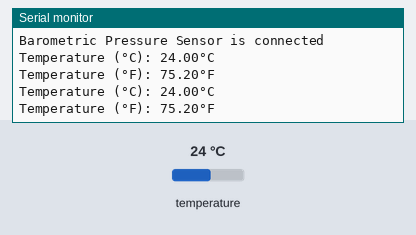
A sketch run on a simulated Arduino Uno, built with avr-gcc and run on an emulated ATmega328P. On the bench: the last lines printed to the serial monitor. Wiring (inferred from the names in the program): BMP180 pressure sensor at I2C address 0x77. The inputs (shaded band) are chosen by the test bench; at power-on: temperature 24 °C.

Above: at 1.2 s.
1.3 s: temperature set to 12 °C
At 2.6 s:
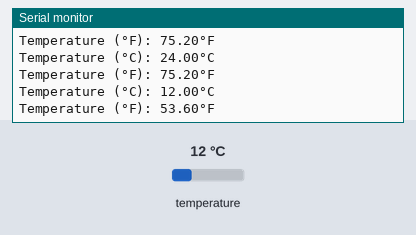
2.8 s: temperature set to 19 °C
At 3.5 s:
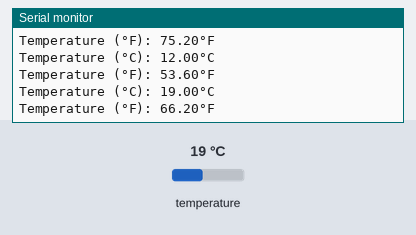
Timing chart, 0 to 5.8 s (numbered marks = the images above; inputs shaded):
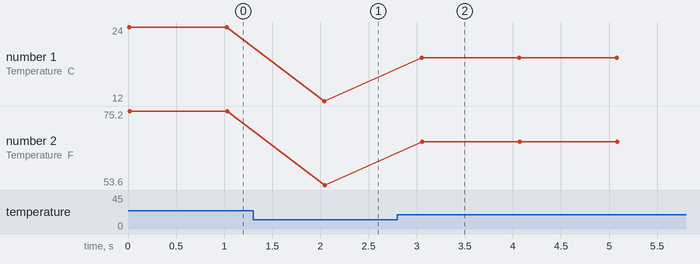

Measured:
- after the input at 1.3 s, the serial monitor: prints a new line after 0.74 s (image 1)
- after the input at 2.8 s, the serial monitor: prints a new line after 0.25 s (image 2)
- plotted number 1: 24 → 12 after the input at 1.3 s, 12 → 19 after the input at 2.8 s
- plotted number 2: 75.2 → 53.6 after the input at 1.3 s, 53.6 → 66.2 after the input at 2.8 s

The sketch:

main.ino
```cpp
#include <BarometricPressure.h>

/* Creating Object of BarometricPressure Class */
BarometricPressure Pr(ULTRA_HIGH_RESOLUTION);
float altitude;

/* Setup Function */
void setup() {

  /* Setting up communication */
  Serial.begin(115200);
  Wire.begin();
  Wire.setClock(100000);

  /* Setting up the BarometricPressure Board. */
  for(;;)
  {
    if(Pr.begin() == true)
    {
      Serial.println("Barometric Pressure Sensor is connected");
      break;
    }
    Serial.println("Barometric Pressure Sensor is disconnected");
    delay(500u);
  }
}

/* Loop Function */
void loop() {

  /* Loop function continuously gets data and print at every 1 second */
  if(Pr.ping())
  {
    Pr.getTempC();
    Pr.getTempF();
    Serial.println();
  }
  delay(1000u);
}
```

BarometricPressure.cpp
```cpp
/*
  This code is developed under the MYOSA (LearnTheEasyWay) initiative of MakeSense EduTech and Pegasus Automation.
  Code has been derived from internet sources and component datasheets.
  Existing readily-available libraries would have been used "AS IS" and modified for ease of learning purpose.

  Synopsis of Barometric Pressure Board
  MYOSA Platform consists of a Barometric Pressure Board. It is equiped with BMP180 IC which has a pressure sensing range
  of 300-1100 hPa (9000m to -500m above sea level), with a precision up to 0.03hPa/0.25m resolution.
  It also have temperature sensing element with -40 to +85°C operational range, ±2°C temperature accuracy.
  I2C Address of the board = 0x77u.
  Detailed Information about Barometric Pressure board Library and usage is provided in the link below.
  Detailed Guide: https://drive.google.com/file/d/1On6kzIq3ejcu9aMGr2ZB690NnFrXG2yO/view

  NOTE
  All information, including URL references, is subject to change without prior notice.
  Please always use the latest versions of software-release for best performance.
  Unless required by applicable law or agreed to in writing, this software is distributed on an
  "AS IS" BASIS, WITHOUT WARRANTIES OR CONDITIONS OF ANY KIND, either express or implied

  Modifications
  1 December, 2021 by Pegasus Automation
  (as a part of MYOSA Initiative)

  Contact Team MakeSense EduTech for any kind of feedback/issues pertaining to performance or any update request.
  Email: dev.myosa@gmail.com
*/

#include "BarometricPressure.h"

/**
 *   @brief constructor to initialise the BMP180 sampling accuracy mode
 */
BarometricPressure::BarometricPressure(bmp180AccuracyMode_t accr){
  _accuracy = accr;
  _i2cSlaveAddress = BMP180_I2C_ADDRESS;
  _isConnected = false;
}

/**
 *
 */
void BarometricPressure::setAccuracyMode(bmp180AccuracyMode_t mode){
  _accuracy = mode;
}

/**
 *
 */
bool BarometricPressure::begin(void){
  /* Check device ID to verify the communication establishment */
  if(getDeviceId() != BMP180_CHIP_ID)
  {
    return false;
  }
  _isConnected = true;
  /* Get the sensor coefficeints */
  return readCalibrationCoefficients();
}

/**
 *
 */
bool BarometricPressure::ping(void)
{
  bool getConnectSts = writeAddress();
  if(!_isConnected && getConnectSts)
  {
    begin();
  }
  _isConnected = getConnectSts;
  return getConnectSts;
}

/**
 *
 */
float BarometricPressure::getTemperature(void){
  /* get the raw temperature */
  int16_t UT = readRawTemperature();
  /* Compute the temperature */
  if (UT == BMP180_ERROR)
  {
    return BMP180_ERROR;
  }
  float temperature = ((computeB5(UT) + 8) >> 4)/10.f;
  return temperature;
}

/**
 *
 */
float BarometricPressure::getTempC(bool print)
{
  float temperature = getTemperature();
  if(temperature == BMP180_ERROR)
  {
    temperature = 0.f;
  }
  if(print)
  {
    Serial.print("Temperature (°C): ");
    Serial.print(temperature,2);
    Serial.println("°C");
  }
  return temperature;
}

/**
 *
 */
float BarometricPressure::getTempF(bool print)
{
  float temperature = (getTemperature() * (9.f/5.f)) + 32.f;
  if(temperature == BMP180_ERROR)
  {
    temperature = 0.f;
  }
  if(print)
  {
    Serial.print("Temperature (°F): ");
    Serial.print(temperature,2);
    Serial.println("°F");
  }
  return temperature;
}

/**
 *
 */
 int32_t BarometricPressure::getPressure(void)
 {
   int32_t  UT       = 0;
   int32_t  UP       = 0;
   int32_t  B3       = 0;
   int32_t  B5       = 0;
   int32_t  B6       = 0;
   int32_t  X1       = 0;
   int32_t  X2       = 0;
   int32_t  X3       = 0;
   int32_t  pressure = 0;
   uint32_t B4       = 0;
   uint32_t B7       = 0;

   UT = readRawTemperature();                           //read uncompensated temperature, 16-bit
   if (UT == BMP180_ERROR) return BMP180_ERROR;         //error handler, collision on i2c bus

   UP = readRawPressure();                              //read uncompensated pressure, 19-bit
   if (UP == BMP180_ERROR) return BMP180_ERROR;         //error handler, collision on i2c bus

   B5 = computeB5(UT);

   /* pressure calculation */
   B6 = B5 - 4000;
   X1 = ((int32_t)_calibCoeff._B2 * ((B6 * B6) >> 12)) >> 11;
   X2 = ((int32_t)_calibCoeff._AC2 * B6) >> 11;
   X3 = X1 + X2;
   B3 = ((((int32_t)_calibCoeff._AC1 * 4 + X3) << _accuracy) + 2) / 4;

   X1 = ((int32_t)_calibCoeff._AC3 * B6) >> 13;
   X2 = ((int32_t)_calibCoeff._B1 * ((B6 * B6) >> 12)) >> 16;
   X3 = ((X1 + X2) + 2) >> 2;
   B4 = ((uint32_t)_calibCoeff._AC4 * (X3 + 32768L)) >> 15;
   B7 = (UP - B3) * (50000UL >> _accuracy);

   if (B4 == 0) return BMP180_ERROR;                                     //safety check, avoiding division by zero

   if   (B7 < 0x80000000) pressure = (B7 * 2) / B4;
   else                   pressure = (B7 / B4) * 2;

   X1 = pow((pressure >> 8), 2);
   X1 = (X1 * 3038L) >> 16;
   X2 = (-7357L * pressure) >> 16;

   return pressure = pressure + ((X1 + X2 + 3791L) >> 4);
 }

/**
 *
 */
float BarometricPressure::getPressurePascal(bool print)
{
  float pressurePascal = getPressure();
  if(pressurePascal == BMP180_ERROR)
  {
    pressurePascal = 0.f;
  }
  if(print)
  {
    Serial.print("Pressure (kilo-pascal): ");
    Serial.print((pressurePascal/1000.f),2);
    Serial.println("kilo-pascal");
  }
  return pressurePascal/1000.f;
}

/**
 *
 */
float BarometricPressure::getPressureHg(bool print)
{
  float pressurePascal = getPressure();
  if(pressurePascal == BMP180_ERROR)
  {
    pressurePascal = 0.f;
  }
  if(print)
  {
    Serial.print("Pressure (mmHg): ");
    Serial.print((pressurePascal/133.f),2);
    Serial.println("mmHg");
  }
  return pressurePascal/133.f;
}

/**
 *
 */
float BarometricPressure::getPressureBar(bool print)
{
  float pressurePascal = getPressure();
  if(pressurePascal == BMP180_ERROR)
  {
    pressurePascal = 0.f;
  }
  if(print)
  {
    Serial.print("Pressure (mbar): ");
    Serial.print((pressurePascal/100.f),2);
    Serial.println("mbar");
  }
  return pressurePascal/100.f;
}

/**
 *
 */
float BarometricPressure::getSeaLevelPressure(float altitude, bool print)
{
    float slp;
    float pressure = getPressureBar(false);
    slp = pressure / pow(1.0 - altitude/44330.0 , 5.255);
    if(print)
    {
        Serial.print("Sea Level Pressure: ");
        Serial.print(slp,2);
        Serial.println("mbar");
    }
    return slp;
}

/**
 *
 */
float BarometricPressure::getAltitude(float p0, bool print)
{
    float altitude;
    float pressure = getPressureBar(false);
    altitude = 44330.0 * (1.0 - pow((pressure/p0),(1.0/5.255)));
    if(print)
    {
        Serial.print("Altitude: ");
        Serial.print(altitude,2);
        Serial.println("meters");
    }
    return altitude;
}

/**
 *
 */
int32_t BarometricPressure::computeB5(int32_t UT)
{
  int32_t X1 = ((UT - (int32_t)_calibCoeff._AC6) * (int32_t)_calibCoeff._AC5) >> 15;
  int32_t X2 = ((int32_t)_calibCoeff._MC << 11) / (X1 + (int32_t)_calibCoeff._MD);
  return X1 + X2;
}

/**
 *
 */
void BarometricPressure::reset(void){
  write8bit(SOFT_RESET_REG, BMP180_SOFT_REST_VALUE);
}

/**
 *
 */
 uint8_t BarometricPressure::getDeviceId(void){
   if (read8bit(CHIP_ID_REG) == BMP180_CHIP_ID)
   {
      return BMP180_CHIP_ID;
   }
   else
   {
     return BMP180_ERROR;
   }
 }

/**
 *
 */
bool BarometricPressure::readCalibrationCoefficients(void)
{
  /* get the sensor calibration coefficients */
  _calibCoeff._AC1 = read16bit(AC1_REG);
  _calibCoeff._AC3 = read16bit(AC3_REG);
  _calibCoeff._AC2 = read16bit(AC2_REG);
  _calibCoeff._AC5 = read16bit(AC5_REG);
  _calibCoeff._AC4 = read16bit(AC4_REG);
  _calibCoeff._AC6 = read16bit(AC6_REG);
  _calibCoeff._B1 = read16bit(B1_REG);
  _calibCoeff._B2 = read16bit(B2_REG);
  _calibCoeff._MB = read16bit(MB_REG);
  _calibCoeff._MC = read16bit(MC_REG);
  _calibCoeff._MD = read16bit(MD_REG);
  return true;
}

/**
 *
 */
uint16_t BarometricPressure::readRawTemperature(void)
{
  /* Send the temperature measure command */
  if(write8bit(CONTROL_REG,BMP180_GET_TEMPERATURE) == false)
  {
    return BMP180_ERROR;
  }
  /* wait until measurement completion */
  delay_ms(5u);
  /* read the raw temperature value */
  return read16bit(ADC_OUT_MSB_REG);
}

/**
 *
 */
uint32_t BarometricPressure::readRawPressure(void)
{
  uint8_t regVal=0u;
  uint32_t rawPressure=0u;
  uint8_t delayMs=0u;
  switch(_accuracy)
  {
    case ULTRA_LOW_POWER:
      regVal = BMP180_GET_PRESSURE_OSS0;
      delayMs = 5u;
      break;
    case STANDARD:
      regVal = BMP180_GET_PRESSURE_OSS1;
      delayMs = 8u;
      break;
    case HIGH_RESOLUTION:
      regVal = BMP180_GET_PRESSURE_OSS2;
      delayMs = 14u;
      break;
    case ULTRA_HIGH_RESOLUTION:
      regVal = BMP180_GET_PRESSURE_OSS3;
      delayMs = 26u;
      break;
    default:
      break;
  }
  /* Send the pressure measure command */
  if(write8bit(CONTROL_REG,regVal) == false)
  {
    return BMP180_ERROR;
  }
  /* wait until measurement completion */
  delay_ms(delayMs);
  /* read pressure msb + lsb */
  if((rawPressure = read16bit(ADC_OUT_MSB_REG)) == BMP180_ERROR)
  {
    return BMP180_ERROR;
  }
  /* shift out left 8 times to store the xlsb*/
  rawPressure <<= 8u;
  /* read pressure xlsb */
  rawPressure |= read8bit(ADC_OUT_XLSB_REG);
  rawPressure >>= (8u - _accuracy);
  /* return the raw pressure value */
  return rawPressure;
}

/***********************************************************************************************
 * Platform dependent routines. Change these functions implementation based on microcontroller *
 ***********************************************************************************************/
/**
 *
 */
void BarometricPressure::i2c_init(void)
{
  Wire.begin();
  Wire.setClock(100000);
}

/**
 *
 */
uint8_t BarometricPressure::read8bit(bmp180Reg_t reg)
{
  Wire.beginTransmission(_i2cSlaveAddress);
  Wire.write(reg);
  if(Wire.endTransmission(true) != 0)
  {
    return BMP180_ERROR;
  }
  Wire.requestFrom(_i2cSlaveAddress, (uint8_t)1u, (uint8_t)1u);
  if(Wire.available() != 1u)
  {
    return BMP180_ERROR;
  }
  return Wire.read();
}

/**
 *
 */
uint16_t BarometricPressure::read16bit(bmp180Reg_t reg)
{
  uint16_t value=0u;
  Wire.beginTransmission(_i2cSlaveAddress);
  Wire.write(reg);
  if(Wire.endTransmission(true) != 0)
  {
    return BMP180_ERROR;
  }
  Wire.requestFrom(_i2cSlaveAddress, (uint8_t)2u, (uint8_t)1u);
  if(Wire.available() != 2u)
  {
    return BMP180_ERROR;
  }
  value  = Wire.read() << 8;
  value |= Wire.read();
  return value;
}

/**
 *
 */
bool BarometricPressure::write8bit(bmp180Reg_t reg, uint8_t val)
{
  Wire.beginTransmission(_i2cSlaveAddress);
  Wire.write(reg);
  Wire.write(val);
  if (Wire.endTransmission(true) == 0)
  {
    return true;
  }
  return false;
}

/**
 *
 */
bool BarometricPressure::writeAddress(void)
{
  Wire.beginTransmission((uint8_t)_i2cSlaveAddress);
  if (Wire.endTransmission(true) == 0)
  {
    return true;
  }
  return false;
}

/**
 *
 */
void BarometricPressure::delay_ms(uint16_t ms)
{
  delay(ms);
}
```

BarometricPressure.h
```cpp
/*
  This code is developed under the MYOSA (LearnTheEasyWay) initiative of MakeSense EduTech and Pegasus Automation.
  Code has been derived from internet sources and component datasheets.
  Existing readily-available libraries would have been used "AS IS" and modified for ease of learning purpose.

  Synopsis of Barometric Pressure Board
  MYOSA Platform consists of a Barometric Pressure Board. It is equiped with BMP180 IC which has a pressure sensing range
  of 300-1100 hPa (9000m to -500m above sea level), with a precision up to 0.03hPa/0.25m resolution.
  It also have temperature sensing element with -40 to +85°C operational range, ±2°C temperature accuracy.
  I2C Address of the board = 0x77u.
  Detailed Information about Barometric Pressure board Library and usage is provided in the link below.
  Detailed Guide: https://drive.google.com/file/d/1On6kzIq3ejcu9aMGr2ZB690NnFrXG2yO/view

  NOTE
  All information, including URL references, is subject to change without prior notice.
  Please always use the latest versions of software-release for best performance.
  Unless required by applicable law or agreed to in writing, this software is distributed on an
  "AS IS" BASIS, WITHOUT WARRANTIES OR CONDITIONS OF ANY KIND, either express or implied

  Modifications
  1 December, 2021 by Pegasus Automation
  (as a part of MYOSA Initiative)

  Contact Team MakeSense EduTech for any kind of feedback/issues pertaining to performance or any update request.
  Email: dev.myosa@gmail.com
*/

#ifndef _BAROMETRICPRESSURE_H_
#define _BAROMETRICPRESSURE_H_

#include <stdint.h>
#include <math.h>
#include <Arduino.h>
#include <Wire.h>

#define BMP180_SOFT_REST_VALUE    0xB6u   /**< write this value in SOFT_RESET_REG to soft reset the BMP180 */
#define BMP180_GET_TEMPERATURE    0x2Eu   /**< write this value in CONTROL_REG to get the temperature */
#define BMP180_GET_PRESSURE_OSS0  0x34u   /**< write this value in CONTROL_REG to get the pressure with oversampling 0 */
#define BMP180_GET_PRESSURE_OSS1  0x74u   /**< write this value in CONTROL_REG to get the pressure with oversampling 1 */
#define BMP180_GET_PRESSURE_OSS2  0xB4u   /**< write this value in CONTROL_REG to get the pressure with oversampling 2 */
#define BMP180_GET_PRESSURE_OSS3  0xF4u   /**< write this value in CONTROL_REG to get the pressure with oversampling 3 */
#define BMP180_I2C_ADDRESS        0x77u   /**< I2C slave address */
#define BMP180_CHIP_ID            0x55u   /**< BMP180 Chip ID */
#define BMP180_ERROR              255
#define BMP180_MAX_COEFF_REGS     11u     /* number of coefficient registers in BMP180 */

#define SEA_LEVEL_AVG_PRESSURE    1013.25   /* Average sea-level pressure is 1013.25 mbar */

/*!
* List of registers to control and configure the BMP180 sensor
*/
typedef enum
{
  AC1_REG           = 0xAAu,
  AC2_REG           = 0xACu,
  AC3_REG           = 0xAEu,
  AC4_REG           = 0xB0u,
  AC5_REG           = 0xB2u,
  AC6_REG           = 0xB4u,
  B1_REG            = 0xB6u,
  B2_REG            = 0xB8u,
  MB_REG            = 0xBAu,
  MC_REG            = 0xBCu,
  MD_REG            = 0xBEu,
  ADC_OUT_XLSB_REG  = 0xF8u,  /**< raw data XLSB */
  ADC_OUT_LSB_REG   = 0xF7u,  /**< raw data LSB */
  ADC_OUT_MSB_REG   = 0xF6u,  /**< raw data MSB */
  CONTROL_REG       = 0xF4u,  /**< Controls the measurement, conversion & oversampling */
  SOFT_RESET_REG    = 0xE0u,  /**< Resets the BMP180 */
  CHIP_ID_REG       = 0xD0u   /**< BMP180 Chip ID */
}bmp180Reg_t;

/*!
* different sampling accuracy modes in BMP180
*/
typedef enum
{
  ULTRA_LOW_POWER = 0x00u,    /**< OSS0, 4.5ms conversion time */
  STANDARD        = 0x01u,    /**< OSS1, 7.5ms conversion time */
  HIGH_RESOLUTION = 0x02u,    /**< OSS2, 13.5ms conversion time */
  ULTRA_HIGH_RESOLUTION = 0x03u /**< OSS3, 25.5ms conversion time */
}bmp180AccuracyMode_t;

/*!
* to store the calibration coefficients
*/
typedef struct
{
  int16_t _AC1;
  int16_t _AC2;
  int16_t _AC3;
  uint16_t _AC4;
  uint16_t _AC5;
  uint16_t _AC6;
  int16_t _B1;
  int16_t _B2;
  int16_t _MB;
  int16_t _MC;
  int16_t _MD;
}bmp180CalibCoeff_t;

class BarometricPressure
{
  public:
    BarometricPressure(bmp180AccuracyMode_t=ULTRA_LOW_POWER);
    bool begin(void);
    int32_t getPressure(void);
    float getPressurePascal(bool print=true);
    float getPressureHg(bool print=true);
    float getPressureBar(bool print=true);
    float getTempC(bool print=true);
    float getTempF(bool print=true);
    float getAltitude(float p0, bool print=true);
    float getSeaLevelPressure(float altitude, bool print=true);
    void reset(void);
    bool ping(void);
    uint8_t getDeviceId(void);
    void setAccuracyMode(bmp180AccuracyMode_t mode);
  private:
    uint8_t _i2cSlaveAddress;
    bool _isConnected;
    uint8_t  _accuracy;
    bmp180CalibCoeff_t _calibCoeff;
    float getTemperature(void);
    bool readCalibrationCoefficients(void);
    int32_t computeB5(int32_t UT);
    uint16_t readRawTemperature(void);
    uint32_t readRawPressure(void);
    void i2c_init(void);
    uint8_t  read8bit(bmp180Reg_t reg);
    uint16_t read16bit(bmp180Reg_t reg);
    bool write8bit(bmp180Reg_t reg, uint8_t val);
    bool writeAddress(void);
    void delay_ms(uint16_t ms);
};

#endif
```
